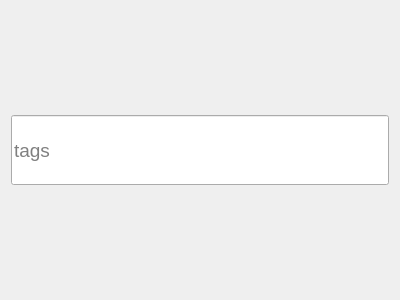
<?xml version="1.0" encoding="UTF-8"?>
<ui version="4.0">
 <class>TagSearchWidget</class>
 <widget class="QWidget" name="TagSearchWidget">
  <property name="geometry">
   <rect>
    <x>0</x>
    <y>0</y>
    <width>400</width>
    <height>300</height>
   </rect>
  </property>
  <property name="windowTitle">
   <string>Form</string>
  </property>
  <layout class="QVBoxLayout" name="verticalLayout">
   <item>
    <widget class="QLineEdit" name="lineEdit">
     <property name="minimumSize">
      <size>
       <width>0</width>
       <height>70</height>
      </size>
     </property>
     <property name="font">
      <font>
       <pointsize>14</pointsize>
      </font>
     </property>
     <property name="placeholderText">
      <string>tags</string>
     </property>
    </widget>
   </item>
  </layout>
 </widget>
 <resources/>
 <connections/>
</ui>
